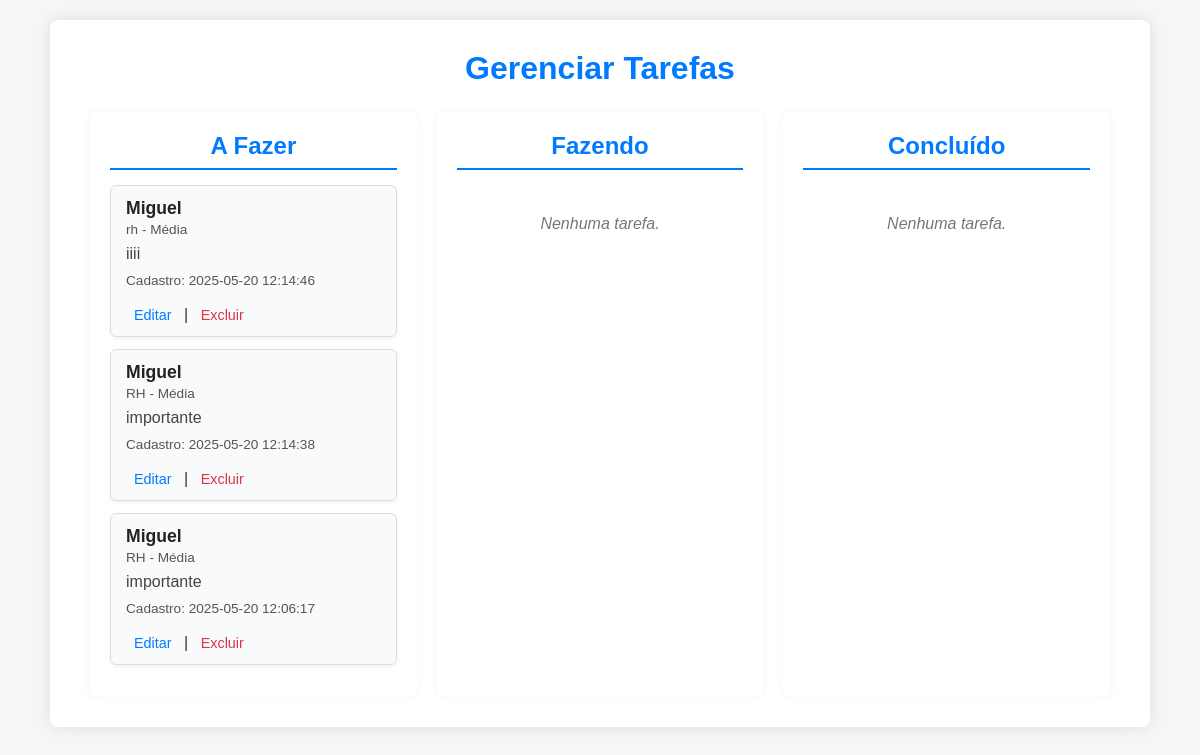
Screenshot of /gerenciaTarefa.php with the database file from the repository.
### tables this page shows
CREATE TABLE `tarefas` (
  `id` int(11) NOT NULL,
  `usuario_id` int(11) NOT NULL,
  `descricao` text NOT NULL,
  `setor` varchar(100) NOT NULL,
  `prioridade` enum('Baixa','Média','Alta') NOT NULL,
  `data_cadastro` datetime NOT NULL,
  `status` enum('A Fazer','Fazendo','Concluído') NOT NULL DEFAULT 'A Fazer'
);

CREATE TABLE `usuario` (
  `id_usuario` int(11) NOT NULL,
  `nome_usuario` varchar(100) NOT NULL,
  `email_usuario` varchar(100) NOT NULL,
  `senha_usuario` varchar(100) NOT NULL
);

### gerenciaTarefa.php (the view, shortened to what this page needs)
<?php
include("conexao.php");
$sql_tarefas = "SELECT t.*, u.nome_usuario FROM tarefas t JOIN usuario u ON t.usuario_id = u.id_usuario ORDER BY t.data_cadastro DESC";
$result_tarefas = $conexao->query($sql_tarefas);
$tarefas_status = [
    'A Fazer' => [],
    'Fazendo' => [],
    'Concluído' => []
];
while ($row = $result_tarefas->fetch_assoc()) {
    $status = $row['status'];
    if (isset($tarefas_status[$status])) {
        $tarefas_status[$status][] = $row;
    }
}
?>
<!DOCTYPE html>
<html lang="pt-BR">
<head>
    <link rel="stylesheet" href="./css/gerencTarefa.css" />
</head>
<body>
    <div class="container">
        <h1>Gerenciar Tarefas</h1>
        <div class="tarefas-wrapper">
            <?php foreach ($tarefas_status as $status => $tarefas): ?>
                <div class="coluna">
                    <h2><?= $status ?></h2>
                    <?php if(count($tarefas) === 0): ?>
                        <p class="vazio">Nenhuma tarefa.</p>
                    <?php else: ?>
                        <?php foreach ($tarefas as $tarefa): ?>
                            <div class="tarefa-card">
                                <strong><?= htmlspecialchars($tarefa['nome_usuario']) ?></strong><br/>
                                <small><?= htmlspecialchars($tarefa['setor']) ?> - <?= htmlspecialchars($tarefa['prioridade']) ?></small>
                                <p><?= nl2br(htmlspecialchars($tarefa['descricao'])) ?></p>
                                <small>Cadastro: <?= $tarefa['data_cadastro'] ?></small><br/>
                                <a href="?edit=<?= $tarefa['id'] ?>" class="btn-editar">Editar</a> |
                                <a href="?delete=<?= $tarefa['id'] ?>" class="btn-excluir" onclick="return confirm('Tem certeza que deseja excluir essa tarefa?')">Excluir</a>
                            </div>
                        <?php endforeach; ?>
                    <?php endif; ?>
                </div>
            <?php endforeach; ?>
        </div>
    </div>
</body>
</html>

### css/gerencTarefa.css (style rules this page uses)
* { box-sizing: border-box; margin: 0; padding: 0; font-family: Arial, sans-serif; }
body { background-color: #f4f6f8; color: #333; padding: 20px; }
.container { max-width: 1100px; margin: 0 auto; background: #fff; padding: 30px 40px; border-radius: 8px; box-shadow: 0 0 15px rgba(0,0,0,0.1); }
h1 { text-align: center; margin-bottom: 25px; color: #007bff; }
.tarefas-wrapper { display: flex; gap: 20px; flex-wrap: wrap; }
.coluna { background: #fff; border-radius: 8px; box-shadow: 0 0 10px rgba(0,0,0,0.05); flex: 1 1 30%; min-width: 280px; padding: 20px; display: flex; flex-direction: column; max-height: 600px; overflow-y: auto; }
.coluna h2 { color: #007bff; margin-bottom: 15px; border-bottom: 2px solid #007bff; padding-bottom: 8px; text-align: center; }
.vazio { font-style: italic; color: #777; text-align: center; margin-top: 30px; }
.tarefa-card { background-color: #f9fafb; border: 1px solid #ddd; border-radius: 6px; padding: 12px 15px; margin-bottom: 12px; box-shadow: 0 2px 4px rgba(0,0,0,0.05); transition: box-shadow 0.2s ease; }
.tarefa-card strong { font-size: 1.1em; color: #222; }
.tarefa-card small { display: block; color: #555; margin-top: 3px; font-size: 0.85em; }
.tarefa-card p { margin: 8px 0 10px 0; color: #444; white-space: pre-wrap; }
.btn-editar, .btn-excluir { font-size: 0.9em; cursor: pointer; text-decoration: none; padding: 4px 8px; border-radius: 4px; transition: background-color 0.2s ease; }
.btn-editar { color: #007bff; }
.btn-excluir { color: #dc3545; }

### rows the page displays
tarefas: status "A Fazer", usuario.nome_usuario "Miguel", setor "RH", prioridade "Média", descricao "importante", data_cadastro "2025-05-20 12:06:17"
tarefas: usuario.nome_usuario "Miguel", setor "rh", prioridade "Média", descricao "iiii", data_cadastro "2025-05-20 12:14:46"
tarefas: usuario.nome_usuario "Miguel", setor "RH", prioridade "Média", descricao "importante", data_cadastro "2025-05-20 12:14:38"

### other values shown
$status "Fazendo"
$status "Concluído"
